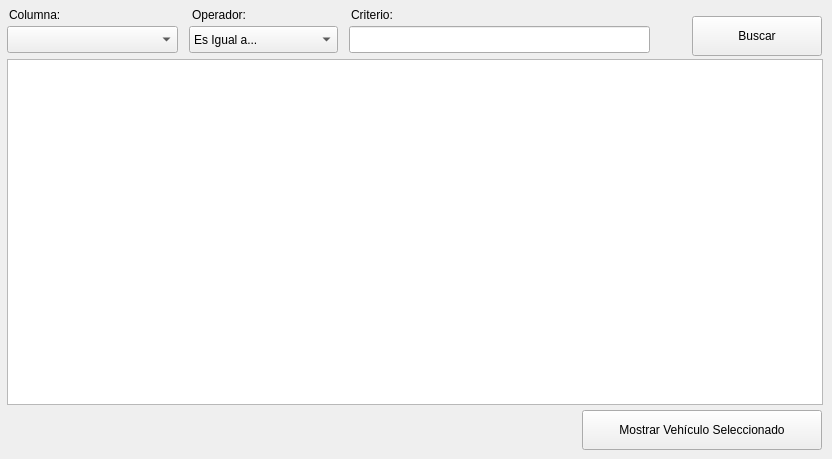
      <widget class="QWidget" name="tab_search">
       <attribute name="icon">
        <iconset>
         <normalon>:/Icons/icons/find.png</normalon>
        </iconset>
       </attribute>
       <attribute name="title">
        <string>Buscar</string>
       </attribute>
       <widget class="QTableWidget" name="tbl_buscar">
        <property name="geometry">
         <rect>
          <x>7</x>
          <y>59</y>
          <width>816</width>
          <height>346</height>
         </rect>
        </property>
        <property name="toolTip">
         <string>Resultados Búsqueda</string>
        </property>
       </widget>
       <widget class="QLineEdit" name="txt_criterio">
        <property name="geometry">
         <rect>
          <x>349</x>
          <y>26</y>
          <width>301</width>
          <height>27</height>
         </rect>
        </property>
        <property name="toolTip">
         <string>Ingrese un criterio de búsqueda basado en el operador</string>
        </property>
       </widget>
       <widget class="QComboBox" name="cmb_columna">
        <property name="geometry">
         <rect>
          <x>7</x>
          <y>26</y>
          <width>171</width>
          <height>27</height>
         </rect>
        </property>
        <property name="toolTip">
         <string>Seleccione una columna por la que desea buscar</string>
        </property>
       </widget>
       <widget class="QComboBox" name="cmb_operador">
        <property name="geometry">
         <rect>
          <x>189</x>
          <y>26</y>
          <width>149</width>
          <height>27</height>
         </rect>
        </property>
        <item>
         <property name="text">
          <string>Es Igual a...</string>
         </property>
        </item>
        <item>
         <property name="text">
          <string>Contiene...</string>
         </property>
        </item>
        <item>
         <property name="text">
          <string>Empieza Con...</string>
         </property>
        </item>
        <item>
         <property name="text">
          <string>Termina en...</string>
         </property>
        </item>
        <item>
         <property name="text">
          <string>No tiene...</string>
         </property>
        </item>
        <item>
         <property name="text">
          <string>Diferente de...</string>
         </property>
        </item>
       </widget>
       <widget class="QLabel" name="lbl_columna">
        <property name="geometry">
         <rect>
          <x>9</x>
          <y>6</y>
          <width>93</width>
          <height>17</height>
         </rect>
        </property>
        <property name="text">
         <string>Columna:</string>
        </property>
       </widget>
       <widget class="QLabel" name="lbl_operador">
        <property name="geometry">
         <rect>
          <x>192</x>
          <y>6</y>
          <width>79</width>
          <height>17</height>
         </rect>
        </property>
        <property name="text">
         <string>Operador:</string>
        </property>
       </widget>
       <widget class="QLabel" name="lbl_criterio">
        <property name="geometry">
         <rect>
          <x>351</x>
          <y>6</y>
          <width>101</width>
          <height>17</height>
         </rect>
        </property>
        <property name="text">
         <string>Criterio:</string>
        </property>
       </widget>
       <widget class="QPushButton" name="btn_buscar">
        <property name="geometry">
         <rect>
          <x>692</x>
          <y>16</y>
          <width>130</width>
          <height>40</height>
         </rect>
        </property>
        <property name="text">
         <string>Buscar</string>
        </property>
        <property name="icon">
         <iconset>
          <normalon>:/Icons/icons/kfind.png</normalon>
         </iconset>
        </property>
       </widget>
       <widget class="QPushButton" name="btn_mostrar">
        <property name="geometry">
         <rect>
          <x>582</x>
          <y>410</y>
          <width>240</width>
          <height>40</height>
         </rect>
        </property>
        <property name="text">
         <string>Mostrar Vehículo Seleccionado</string>
        </property>
        <property name="icon">
         <iconset>
          <normalon>:/Icons/icons/apply.png</normalon>
         </iconset>
        </property>
       </widget>
      </widget>
